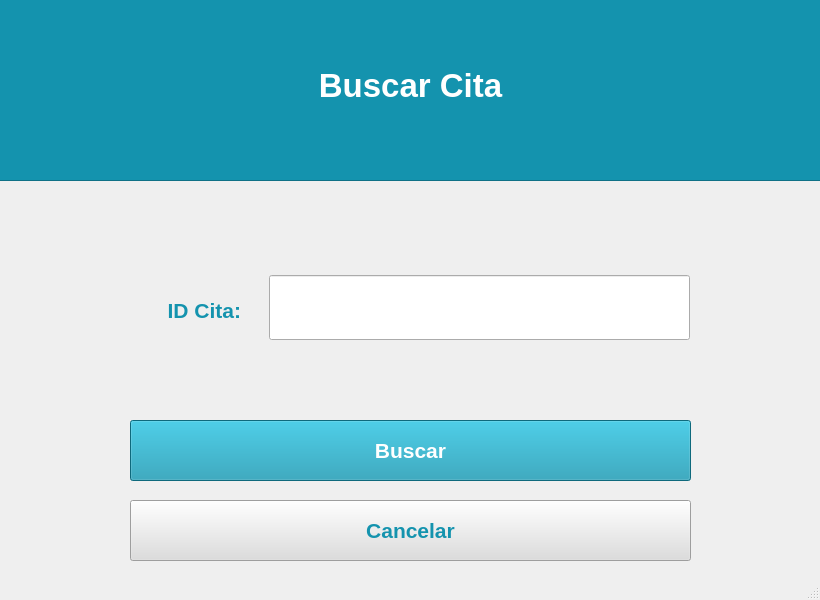
<?xml version="1.0" encoding="UTF-8"?>
<ui version="4.0">
 <class>MainWindow</class>
 <widget class="QMainWindow" name="MainWindow">
  <property name="enabled">
   <bool>true</bool>
  </property>
  <property name="geometry">
   <rect>
    <x>0</x>
    <y>0</y>
    <width>820</width>
    <height>600</height>
   </rect>
  </property>
  <property name="sizePolicy">
   <sizepolicy hsizetype="Preferred" vsizetype="Preferred">
    <horstretch>0</horstretch>
    <verstretch>0</verstretch>
   </sizepolicy>
  </property>
  <property name="minimumSize">
   <size>
    <width>820</width>
    <height>600</height>
   </size>
  </property>
  <property name="maximumSize">
   <size>
    <width>820</width>
    <height>600</height>
   </size>
  </property>
  <property name="windowTitle">
   <string>MainWindow</string>
  </property>
  <property name="toolButtonStyle">
   <enum>Qt::ToolButtonTextUnderIcon</enum>
  </property>
  <property name="animated">
   <bool>false</bool>
  </property>
  <property name="documentMode">
   <bool>true</bool>
  </property>
  <widget class="QWidget" name="centralwidget">
   <widget class="QPushButton" name="Buscar">
    <property name="geometry">
     <rect>
      <x>130</x>
      <y>420</y>
      <width>561</width>
      <height>61</height>
     </rect>
    </property>
    <property name="palette">
     <palette>
      <active>
       <colorrole role="WindowText">
        <brush brushstyle="SolidPattern">
         <color alpha="255">
          <red>255</red>
          <green>255</green>
          <blue>255</blue>
         </color>
        </brush>
       </colorrole>
       <colorrole role="Button">
        <brush brushstyle="SolidPattern">
         <color alpha="255">
          <red>20</red>
          <green>147</green>
          <blue>174</blue>
         </color>
        </brush>
       </colorrole>
       <colorrole role="ButtonText">
        <brush brushstyle="SolidPattern">
         <color alpha="255">
          <red>255</red>
          <green>255</green>
          <blue>255</blue>
         </color>
        </brush>
       </colorrole>
       <colorrole role="Base">
        <brush brushstyle="SolidPattern">
         <color alpha="255">
          <red>20</red>
          <green>147</green>
          <blue>174</blue>
         </color>
        </brush>
       </colorrole>
       <colorrole role="Window">
        <brush brushstyle="SolidPattern">
         <color alpha="255">
          <red>20</red>
          <green>147</green>
          <blue>174</blue>
         </color>
        </brush>
       </colorrole>
      </active>
      <inactive>
       <colorrole role="WindowText">
        <brush brushstyle="SolidPattern">
         <color alpha="255">
          <red>255</red>
          <green>255</green>
          <blue>255</blue>
         </color>
        </brush>
       </colorrole>
       <colorrole role="Button">
        <brush brushstyle="SolidPattern">
         <color alpha="255">
          <red>20</red>
          <green>147</green>
          <blue>174</blue>
         </color>
        </brush>
       </colorrole>
       <colorrole role="ButtonText">
        <brush brushstyle="SolidPattern">
         <color alpha="255">
          <red>255</red>
          <green>255</green>
          <blue>255</blue>
         </color>
        </brush>
       </colorrole>
       <colorrole role="Base">
        <brush brushstyle="SolidPattern">
         <color alpha="255">
          <red>20</red>
          <green>147</green>
          <blue>174</blue>
         </color>
        </brush>
       </colorrole>
       <colorrole role="Window">
        <brush brushstyle="SolidPattern">
         <color alpha="255">
          <red>20</red>
          <green>147</green>
          <blue>174</blue>
         </color>
        </brush>
       </colorrole>
      </inactive>
      <disabled>
       <colorrole role="WindowText">
        <brush brushstyle="SolidPattern">
         <color alpha="255">
          <red>120</red>
          <green>120</green>
          <blue>120</blue>
         </color>
        </brush>
       </colorrole>
       <colorrole role="Button">
        <brush brushstyle="SolidPattern">
         <color alpha="255">
          <red>20</red>
          <green>147</green>
          <blue>174</blue>
         </color>
        </brush>
       </colorrole>
       <colorrole role="ButtonText">
        <brush brushstyle="SolidPattern">
         <color alpha="255">
          <red>120</red>
          <green>120</green>
          <blue>120</blue>
         </color>
        </brush>
       </colorrole>
       <colorrole role="Base">
        <brush brushstyle="SolidPattern">
         <color alpha="255">
          <red>20</red>
          <green>147</green>
          <blue>174</blue>
         </color>
        </brush>
       </colorrole>
       <colorrole role="Window">
        <brush brushstyle="SolidPattern">
         <color alpha="255">
          <red>20</red>
          <green>147</green>
          <blue>174</blue>
         </color>
        </brush>
       </colorrole>
      </disabled>
     </palette>
    </property>
    <property name="font">
     <font>
      <pointsize>16</pointsize>
      <weight>75</weight>
      <italic>false</italic>
      <bold>true</bold>
      <underline>false</underline>
      <strikeout>false</strikeout>
     </font>
    </property>
    <property name="styleSheet">
     <string notr="true">background-color: rgb(20, 147, 174)</string>
    </property>
    <property name="text">
     <string>Buscar</string>
    </property>
   </widget>
   <widget class="QPushButton" name="Cancelar">
    <property name="geometry">
     <rect>
      <x>130</x>
      <y>500</y>
      <width>561</width>
      <height>61</height>
     </rect>
    </property>
    <property name="palette">
     <palette>
      <active>
       <colorrole role="Button">
        <brush brushstyle="SolidPattern">
         <color alpha="255">
          <red>221</red>
          <green>221</green>
          <blue>221</blue>
         </color>
        </brush>
       </colorrole>
       <colorrole role="ButtonText">
        <brush brushstyle="SolidPattern">
         <color alpha="255">
          <red>20</red>
          <green>147</green>
          <blue>174</blue>
         </color>
        </brush>
       </colorrole>
       <colorrole role="Base">
        <brush brushstyle="SolidPattern">
         <color alpha="255">
          <red>221</red>
          <green>221</green>
          <blue>221</blue>
         </color>
        </brush>
       </colorrole>
       <colorrole role="Window">
        <brush brushstyle="SolidPattern">
         <color alpha="255">
          <red>221</red>
          <green>221</green>
          <blue>221</blue>
         </color>
        </brush>
       </colorrole>
      </active>
      <inactive>
       <colorrole role="Button">
        <brush brushstyle="SolidPattern">
         <color alpha="255">
          <red>221</red>
          <green>221</green>
          <blue>221</blue>
         </color>
        </brush>
       </colorrole>
       <colorrole role="ButtonText">
        <brush brushstyle="SolidPattern">
         <color alpha="255">
          <red>20</red>
          <green>147</green>
          <blue>174</blue>
         </color>
        </brush>
       </colorrole>
       <colorrole role="Base">
        <brush brushstyle="SolidPattern">
         <color alpha="255">
          <red>221</red>
          <green>221</green>
          <blue>221</blue>
         </color>
        </brush>
       </colorrole>
       <colorrole role="Window">
        <brush brushstyle="SolidPattern">
         <color alpha="255">
          <red>221</red>
          <green>221</green>
          <blue>221</blue>
         </color>
        </brush>
       </colorrole>
      </inactive>
      <disabled>
       <colorrole role="Button">
        <brush brushstyle="SolidPattern">
         <color alpha="255">
          <red>221</red>
          <green>221</green>
          <blue>221</blue>
         </color>
        </brush>
       </colorrole>
       <colorrole role="ButtonText">
        <brush brushstyle="SolidPattern">
         <color alpha="255">
          <red>120</red>
          <green>120</green>
          <blue>120</blue>
         </color>
        </brush>
       </colorrole>
       <colorrole role="Base">
        <brush brushstyle="SolidPattern">
         <color alpha="255">
          <red>221</red>
          <green>221</green>
          <blue>221</blue>
         </color>
        </brush>
       </colorrole>
       <colorrole role="Window">
        <brush brushstyle="SolidPattern">
         <color alpha="255">
          <red>221</red>
          <green>221</green>
          <blue>221</blue>
         </color>
        </brush>
       </colorrole>
      </disabled>
     </palette>
    </property>
    <property name="font">
     <font>
      <pointsize>16</pointsize>
      <weight>75</weight>
      <bold>true</bold>
     </font>
    </property>
    <property name="styleSheet">
     <string notr="true">background-color: rgb(221, 221, 221);</string>
    </property>
    <property name="text">
     <string>Cancelar</string>
    </property>
   </widget>
   <widget class="QLabel" name="label_2">
    <property name="geometry">
     <rect>
      <x>70</x>
      <y>270</y>
      <width>171</width>
      <height>81</height>
     </rect>
    </property>
    <property name="palette">
     <palette>
      <active>
       <colorrole role="WindowText">
        <brush brushstyle="SolidPattern">
         <color alpha="255">
          <red>20</red>
          <green>147</green>
          <blue>174</blue>
         </color>
        </brush>
       </colorrole>
      </active>
      <inactive>
       <colorrole role="WindowText">
        <brush brushstyle="SolidPattern">
         <color alpha="255">
          <red>20</red>
          <green>147</green>
          <blue>174</blue>
         </color>
        </brush>
       </colorrole>
      </inactive>
      <disabled>
       <colorrole role="WindowText">
        <brush brushstyle="SolidPattern">
         <color alpha="255">
          <red>120</red>
          <green>120</green>
          <blue>120</blue>
         </color>
        </brush>
       </colorrole>
      </disabled>
     </palette>
    </property>
    <property name="font">
     <font>
      <pointsize>16</pointsize>
      <weight>75</weight>
      <bold>true</bold>
     </font>
    </property>
    <property name="text">
     <string>ID Cita:</string>
    </property>
    <property name="alignment">
     <set>Qt::AlignRight|Qt::AlignTrailing|Qt::AlignVCenter</set>
    </property>
   </widget>
   <widget class="QFrame" name="frame">
    <property name="geometry">
     <rect>
      <x>-130</x>
      <y>-20</y>
      <width>1621</width>
      <height>201</height>
     </rect>
    </property>
    <property name="styleSheet">
     <string notr="true">background-color: rgb(20, 147, 174);</string>
    </property>
    <property name="frameShape">
     <enum>QFrame::StyledPanel</enum>
    </property>
    <property name="frameShadow">
     <enum>QFrame::Raised</enum>
    </property>
    <widget class="QLabel" name="label_15">
     <property name="geometry">
      <rect>
       <x>265</x>
       <y>70</y>
       <width>551</width>
       <height>71</height>
      </rect>
     </property>
     <property name="palette">
      <palette>
       <active>
        <colorrole role="WindowText">
         <brush brushstyle="SolidPattern">
          <color alpha="255">
           <red>255</red>
           <green>255</green>
           <blue>255</blue>
          </color>
         </brush>
        </colorrole>
        <colorrole role="Button">
         <brush brushstyle="SolidPattern">
          <color alpha="255">
           <red>20</red>
           <green>147</green>
           <blue>174</blue>
          </color>
         </brush>
        </colorrole>
        <colorrole role="Base">
         <brush brushstyle="SolidPattern">
          <color alpha="255">
           <red>20</red>
           <green>147</green>
           <blue>174</blue>
          </color>
         </brush>
        </colorrole>
        <colorrole role="Window">
         <brush brushstyle="SolidPattern">
          <color alpha="255">
           <red>20</red>
           <green>147</green>
           <blue>174</blue>
          </color>
         </brush>
        </colorrole>
       </active>
       <inactive>
        <colorrole role="WindowText">
         <brush brushstyle="SolidPattern">
          <color alpha="255">
           <red>255</red>
           <green>255</green>
           <blue>255</blue>
          </color>
         </brush>
        </colorrole>
        <colorrole role="Button">
         <brush brushstyle="SolidPattern">
          <color alpha="255">
           <red>20</red>
           <green>147</green>
           <blue>174</blue>
          </color>
         </brush>
        </colorrole>
        <colorrole role="Base">
         <brush brushstyle="SolidPattern">
          <color alpha="255">
           <red>20</red>
           <green>147</green>
           <blue>174</blue>
          </color>
         </brush>
        </colorrole>
        <colorrole role="Window">
         <brush brushstyle="SolidPattern">
          <color alpha="255">
           <red>20</red>
           <green>147</green>
           <blue>174</blue>
          </color>
         </brush>
        </colorrole>
       </inactive>
       <disabled>
        <colorrole role="WindowText">
         <brush brushstyle="SolidPattern">
          <color alpha="255">
           <red>120</red>
           <green>120</green>
           <blue>120</blue>
          </color>
         </brush>
        </colorrole>
        <colorrole role="Button">
         <brush brushstyle="SolidPattern">
          <color alpha="255">
           <red>20</red>
           <green>147</green>
           <blue>174</blue>
          </color>
         </brush>
        </colorrole>
        <colorrole role="Base">
         <brush brushstyle="SolidPattern">
          <color alpha="255">
           <red>20</red>
           <green>147</green>
           <blue>174</blue>
          </color>
         </brush>
        </colorrole>
        <colorrole role="Window">
         <brush brushstyle="SolidPattern">
          <color alpha="255">
           <red>20</red>
           <green>147</green>
           <blue>174</blue>
          </color>
         </brush>
        </colorrole>
       </disabled>
      </palette>
     </property>
     <property name="font">
      <font>
       <pointsize>25</pointsize>
       <weight>75</weight>
       <bold>true</bold>
       <stylestrategy>PreferDefault</stylestrategy>
      </font>
     </property>
     <property name="layoutDirection">
      <enum>Qt::LeftToRight</enum>
     </property>
     <property name="text">
      <string>Buscar Cita</string>
     </property>
     <property name="alignment">
      <set>Qt::AlignCenter</set>
     </property>
    </widget>
   </widget>
   <widget class="QFrame" name="frame_2">
    <property name="geometry">
     <rect>
      <x>410</x>
      <y>40</y>
      <width>1</width>
      <height>1</height>
     </rect>
    </property>
    <property name="frameShape">
     <enum>QFrame::StyledPanel</enum>
    </property>
    <property name="frameShadow">
     <enum>QFrame::Raised</enum>
    </property>
   </widget>
   <widget class="QLineEdit" name="lineEdit">
    <property name="geometry">
     <rect>
      <x>269</x>
      <y>275</y>
      <width>421</width>
      <height>65</height>
     </rect>
    </property>
    <property name="font">
     <font>
      <pointsize>14</pointsize>
     </font>
    </property>
   </widget>
  </widget>
  <widget class="QStatusBar" name="statusbar"/>
 </widget>
 <resources/>
 <connections/>
</ui>
